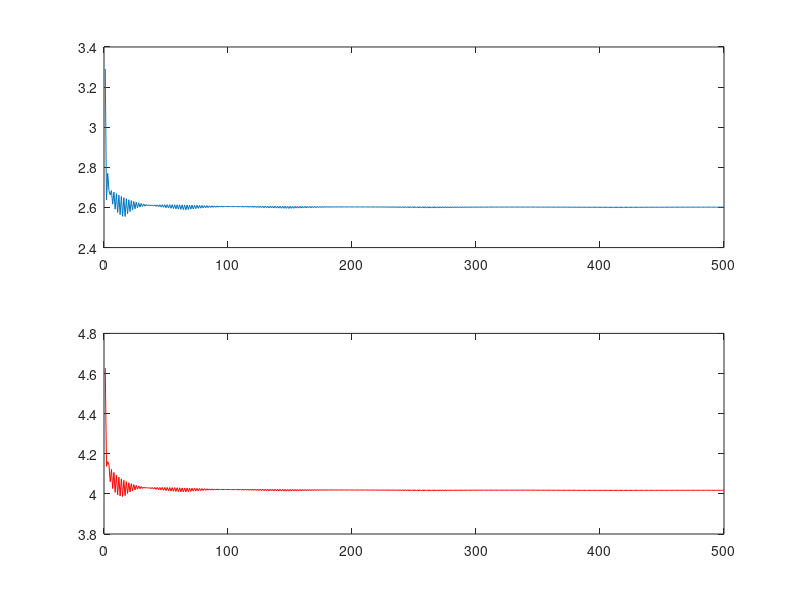

Write the MATLAB code that produced this figure. (Note: this script raises an error after producing the figure.)
% a five month call and a five month put

r=0.025; % annualized interest rate
q=0.000; % annualized dividend rate
S=62; % asset price
K=64; % strike price
T=5/12; % expiration date (in unit year)
t=0;
sigma=0.2; % annualized volatility

n=5; % number of times to divide up the time period [0,T]
dT = T/n; 

% the binprice() function in the financial toolbox uses the [u,d]
% factors determined by the following:
% u=exp(sigma*sqrt(dT)); d=1/u; R = exp(r*dT)
%
% we will explain what `sigma' means, why u, d are set in this way, and
% how the binomial lattice pricing method (discrete time, discrete asset prices)
% is connected to the Black-Scholes-Merton approach (based on
% continuous time & continuous asset prices).
%

[P,O] = binprice(S, K, r, T, dT, sigma, 1) % pricing an American call
[P,O] = binprice(S, K, r, T, dT, sigma, 0) % pricing an American put

%
% lets discretize the 5-month time finer and finer
% 
ns=1:500;
for n=ns, 
    dT = T/n;  
    [P,O] = binprice(S, K, r, T, dT, sigma, 1); 
    CallPrice(n)=O(1,1); 
    [P,O] = binprice(S, K, r, T, dT, sigma, 0); 
    PutPrice(n)=O(1,1); 
end
subplot(2,1,1), plot(ns, CallPrice(ns)), 
subplot(2,1,2), plot(ns, PutPrice(ns), 'r')

% [C,P] = blsprice(S,K,r,T,sigma); % using blsprice() from the financial toolbox
% or:
[C,P]=BlackScholes(S,K,r,q,sigma,T) % using BlackScholes() implemented by me
% The Black-Scholes price C is very close to the American call price 
% determined by the binomial lattice method with a large n, whereas the 
% Black-Scholes price P is not as close as the corresponding American 
% put price. Do you know why?